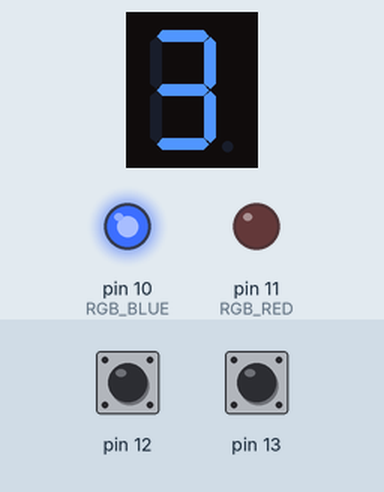
The sketch below on a simulated Arduino Uno, built with avr-gcc and run on an emulated ATmega328P. Parts: 1-digit seven-segment display, output pins drawn as LEDs (lit = HIGH). Inputs (shaded band) come from the test bench; at power-on: pin 12 LOW, pin 13 LOW.

Above: at 1.2 s.
1.3 s: pin 12 driven HIGH
At 2.3 s:
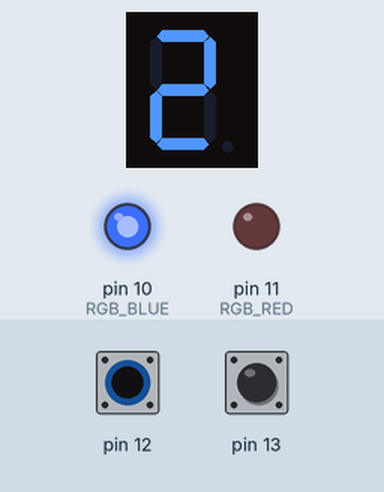
2.9 s: pin 12 pulsed LOW 2 times (0.12 s each, 0.3 s apart)
At 5.4 s:
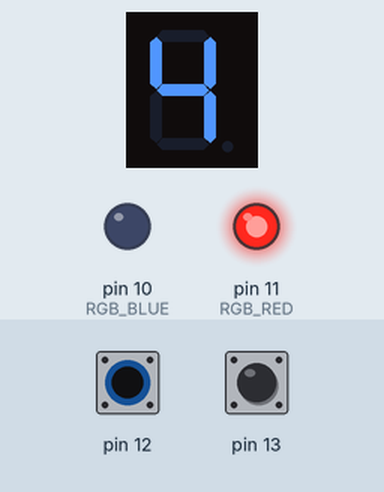
6.4 s: pin 13 driven HIGH
At 7.4 s:
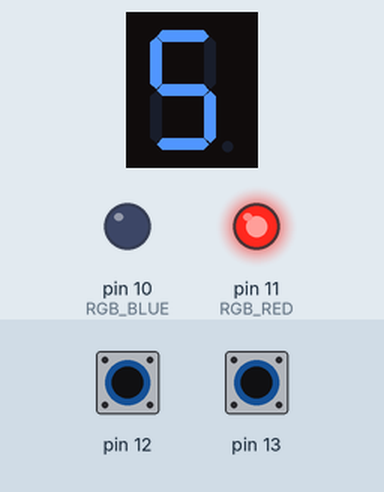
8.0 s: pin 13 pulsed LOW 5 times (0.12 s each, 0.3 s apart)
At 10.4 s:
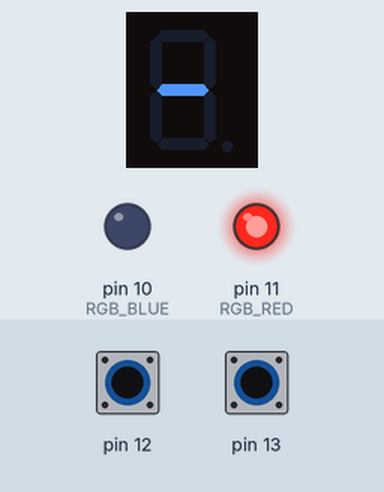
Timing chart, 0 to 11.9 s (numbered marks = the images above; inputs shaded):
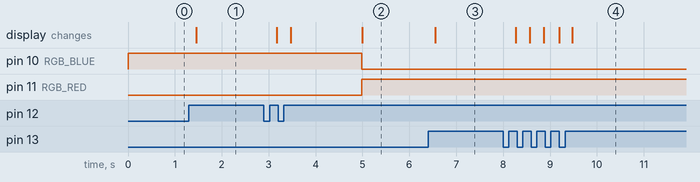

Measured:
- after the input at 1.3 s, the display: changes after 0.15 s (image 1)
- after the input at 2.9 s, pin 10 (RGB_BLUE): HIGH → LOW after 2.1 s; pin 11 (RGB_RED): LOW → HIGH after 2.1 s; the display: first changes after 0.27 s (image 2 shows a later state)
- after the input at 6.4 s, the display: changes after 0.15 s (image 3)
- after the input at 8.0 s, the display: first changes after 0.27 s (image 4 shows a later state)

The sketch:

click-tracker.ino
```cpp
#include <SevSeg.h>
#include "Button.h"

/* button pins */
#define ADD_CLICK_BP 13
#define REMOVE_CLICK_BP 12

/* RGB pins */
#define RGB_RED 11
#define RGB_BLUE 10

/* seven segment pins */
#define SEG_A 6
#define SEG_B 7
#define SEG_C 9
#define SEG_D 2
#define SEG_E 3
#define SEG_F 5
#define SEG_G 4
#define SEG_DP 8

SevSeg sevseg;
Button addClickButton;
Button removeClickButton;

void setup() {

  /* setup RGB LED */
  pinMode(RGB_RED, OUTPUT);
  pinMode(RGB_BLUE, OUTPUT);
  analogWrite(RGB_BLUE, 255); // corp goes first

  /* setup buttons */
  addClickButton.assignPin(ADD_CLICK_BP);
  removeClickButton.assignPin(REMOVE_CLICK_BP);

  /* setup the seven segment display */
  byte numDigits = 1;
  // no digit pins since this is a single 7-segment digit
  byte digitPins[] = {};
  byte segmentPins[] = {SEG_A, SEG_B, SEG_C,
                        SEG_D, SEG_E, SEG_F,
                        SEG_G, SEG_DP};
  bool resistorsOnSegments = true;
  byte hardwareConfig = COMMON_CATHODE;
  sevseg.begin(hardwareConfig, numDigits,
               digitPins, segmentPins,
               resistorsOnSegments);
  sevseg.setBrightness(90);
}

/* code for the seven segment display */

// figure 8 pattern through middle
int patternLength = 8;
int figureEightSegs[] = {SEG_A, SEG_B, SEG_G, SEG_E,
                         SEG_D, SEG_C, SEG_G, SEG_F};

int patternIndex = 0;
int delayCount = 15;
void updateSevSegFigureEight() {
  if (delayCount == 0) {
    digitalWrite(figureEightSegs[patternIndex], LOW);
    patternIndex = (patternIndex + 1) % patternLength;
    digitalWrite(figureEightSegs[patternIndex], HIGH);
    delayCount = 15;
  } else {
    delayCount--;
    delay(1);
  }
}

/* code for the RGB LED */

int oldTurnPin = RGB_BLUE;
int newTurnPin = RGB_RED;
int fadeStep = 1;
bool transitioningTurns = false;

// NOTE this is function is the master timer,
// since it has control over when the turn end
// sequence is finished.
void updateEndTurnPinFade() {
  analogWrite(oldTurnPin, 255 - fadeStep);
  analogWrite(newTurnPin, fadeStep);
  delay(5);
  fadeStep++;
  if (fadeStep == 256) {
    transitioningTurns = false;
    fadeStep = 1;
    if (oldTurnPin == RGB_BLUE) {
      oldTurnPin = RGB_RED;
      newTurnPin = RGB_BLUE;
    } else {
      oldTurnPin = RGB_BLUE;
      newTurnPin = RGB_RED;
    }
  }
}

/* master loop */
int turnsTaken = 1;
bool corpTurn = true;
int clicksLeft = 3;

void loop() {
  if (transitioningTurns) {
    updateEndTurnPinFade();
    updateSevSegFigureEight();
  } else {
    sevseg.setNumber(clicksLeft);
    sevseg.refreshDisplay();
    if (addClickButton.uniquePress()) {
      clicksLeft++;
    }
    if (removeClickButton.uniquePress()) {
      clicksLeft--;
      if (clicksLeft == 0) {
        transitioningTurns = true;
        clicksLeft = (corpTurn) ? 4: 3;
        corpTurn = !corpTurn;
        sevseg.blank();
      }
    }
  }
}
```

Button.cpp
```cpp
#include "Arduino.h"
#include "Button.h"

Button::Button()
{
	pin = DEFAULT_PIN;
	oldValue = 0;
	value = 0;
}

void Button::assignPin(int p)
{
	pin = p;
}

bool Button::uniquePress()
{
	bool ret = false;
	value = digitalRead(pin);
	if ((value == HIGH) && (oldValue == LOW)) {
		ret = true;
		delay(DEBOUNCE);
	}
	oldValue = value;
	return ret;
}
```

Button.h
```cpp
#ifndef BUTTON_H
#define BUTTON_H
#endif

#define DEFAULT_PIN 2
#define DEBOUNCE 150

class Button
{
	public:
		Button();
		void assignPin(int p);
		bool uniquePress();

	private:
		int pin;
		int oldValue;
		int value;
};
```
